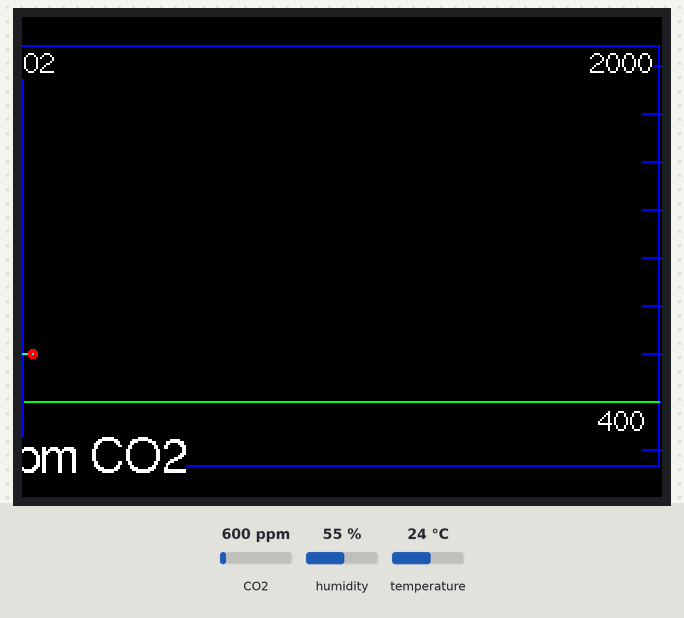
This sketch was run on a simulated ESP32. Shown: 320×240 colour display. The test bench sets the inputs (shaded band); at power-on: CO2 600 ppm, humidity 55 %, temperature 24 °C. What the sketch prints to the serial monitor is not drawn.

Above: at 1.6 s.
1.7 s: CO2 set to 452 ppm
4.7 s: CO2 set to 1050 ppm
At 5.03 s:
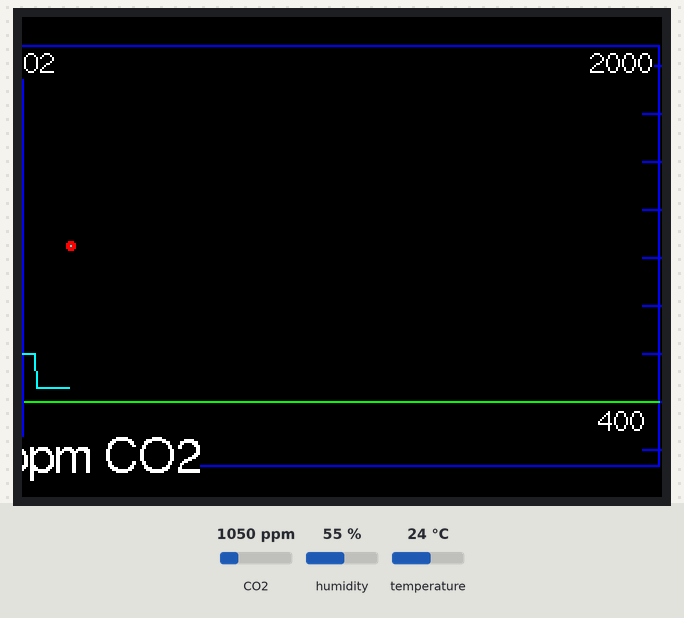
7.7 s: CO2 set to 452 ppm
At 8.01 s:
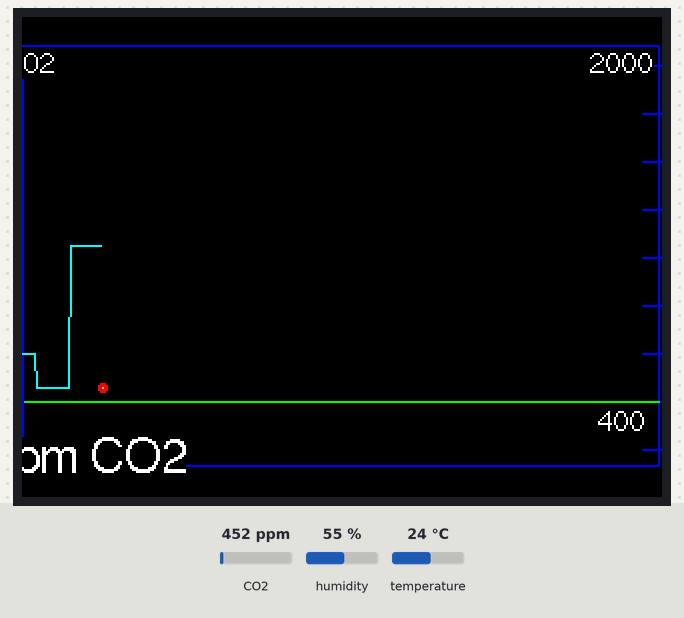

The sketch:

plot_co2.ino
```cpp
#include <M5Stack.h>
#include "Free_Fonts.h"
#include <Wire.h>

#include <Wire.h>

//Click here to get the library: http://librarymanager/All#SparkFun_SCD30
#include "SparkFun_SCD30_Arduino_Library.h"

SCD30 airSensor;


#define TFT_GREY 0x7BEF


#define X_LOCAL 40
#define Y_LOCAL 30

#define X_OFFSET 160
#define Y_OFFSET 23


# define PPM_MIN 300
# define PPM_MAX 2000

#define DATA_LEN 320
int Air_val[DATA_LEN] = {0};
int16_t p_val[16] = {0};
int16_t dcount = 0;

// pointer into circular buffer
int dptr = 0;


//uint16_t CheckSum;
//uint16_t CheckCode;

// Print the header for a display screen
void header(const char *string, uint16_t color)
{
  M5.Lcd.fillScreen(color);
  M5.Lcd.setTextSize(1);
  M5.Lcd.setTextColor(TFT_MAGENTA, TFT_BLUE);
  M5.Lcd.fillRect(0, 0, 320, 30, TFT_BLUE);
  M5.Lcd.setTextDatum(TC_DATUM);
  M5.Lcd.drawString(string, 160, 3, 4);
}
void setup() {

  M5.begin();


  M5.Lcd.fillScreen(TFT_BLACK);
  header("CO2 ppm", TFT_BLACK);

  Wire.begin();

  Serial.begin(9600);
  Serial.println("SCD30 Example");


  airSensor.begin();

  airSensor.setMeasurementInterval(2); //Change number of seconds between measurements: 2 to 1800 (30 minutes)

  //My desk is ~1600m above sealevel
  //airSensor.setAltitudeCompensation(1600); //Set altitude of the sensor in m

  //Pressure in Boulder, CO is 24.65inHg or 834.74mBar
  //airSensor.setAmbientPressure(835); //Current ambient pressure in mBar: 700 to 1200

  delay(100);


  // synthetic data to test plot
  /*
    for (int i = 0; i < DATA_LEN; i++) {
    Air_val[i] = (int)(PPM_MAX - PPM_MIN) * (0.5 * sin(((i * 1.13) * 3.14) / 180) + 0.5) + PPM_MIN;
    }
  */
}


#define FRONT 2


void loop() {


  if (airSensor.dataAvailable())
  {
    Serial.print("co2(ppm):");

    Air_val[dcount] = airSensor.getCO2();
    Serial.print(Air_val[dcount]);
    dcount++;
    plot_array();


    Serial.print(" temp(C):");
    Serial.print(airSensor.getTemperature(), 1);

    Serial.print(" humidity(%):");
    Serial.print(airSensor.getHumidity(), 1);

    Serial.println();
  }
  //else
  //  Serial.println("No data");


  /*
    if (Serial2.available()) {
      Air_val[i] = Serial2.read();
      Serial.write( Air_val[i]);
      i++;
    } else {
      i = 0;
    }
  */


  if (dcount == DATA_LEN) {
    //LCD_Display_Val();
    //TempHumRead();
    dcount = 0;
  }
  delay(100);
}


// Compute Y value for given PPM of CO2
int get_ppm_y( int ppm) {

  return (240 - (int) (240.*ppm) / (float)(PPM_MAX));
}
#define FSTR_LEN 16
void plot_array() {

  int buf[318];
  char fstr[FSTR_LEN];
  int x, x2;
  int y, y2;
  int r;

  // Clear the screen and draw the frame
  M5.Lcd.fillScreen(TFT_BLACK);

  /*
    M5.Lcd.fillRect(0, 0, 319, 14, TFT_RED);

    M5.Lcd.fillRect(0, 226, 319, 14, TFT_GREY);

    M5.Lcd.setTextColor(TFT_BLACK, TFT_RED);
    M5.Lcd.drawCentreString("* TFT_eSPI *", 160, 4, 1);
    M5.Lcd.setTextColor(TFT_YELLOW, TFT_GREY);
    M5.Lcd.drawCentreString("Adapted by Bodmer", 160, 228, 1);

  */

  // draw blue frame
  M5.Lcd.drawRect(0, 14, 319, 211, TFT_BLUE);

  // Draw center crosshairs
  //M5.Lcd.drawLine(159, 15, 159, 224, TFT_BLUE);
  //M5.Lcd.drawLine(1, 119, 318, 119, TFT_BLUE);

  // draw X tick marks
  //for (int i = 9; i < 310; i += 10)
  //  M5.Lcd.drawLine(i, 117, i, 121, TFT_BLUE);

  // draw Y tick marks
  for (int i = 200; i < PPM_MAX; i += 200) {

    y2 = get_ppm_y(i);
    M5.Lcd.drawLine(310, y2, 319, y2, TFT_BLUE);
  }
  // Draw data,
  M5.Lcd.setTextColor(TFT_WHITE, TFT_BLACK);


  M5.Lcd.setFreeFont(FF1);
  M5.Lcd.drawString("CO2", 5, 15, 2);

  M5.Lcd.drawString("400", 300, get_ppm_y(400) + 2, 2);
  M5.Lcd.drawString("2000", 300, 15, 2);


  // draw green line at 400 ppm
  M5.Lcd.drawLine(1, get_ppm_y(400), 318, get_ppm_y(400), TFT_GREEN);

  int oldx = 0;
  int oldy =  get_ppm_y(Air_val[0]);


  for (int i = 1; i < 320; i++)
  {
    int y  = 240 - (int) 240.*(Air_val[i]) / (float)(PPM_MAX);
    if (y < 0) {
      y = 0;
    }

    if (i == dcount - 1) {
      M5.Lcd.fillCircle(i, y, 2, TFT_RED);
      oldx = i;
      oldy = y;
    }


    if (i < dcount) {
      M5.Lcd.drawLine(i, y, oldx, oldy, (i >= dcount) ? (TFT_BLUE) : (TFT_CYAN));
    }

    oldx = i;
    oldy = y;
  }
  M5.Lcd.setFreeFont(FF18);
  sprintf(fstr, "%d ppm CO2", Air_val[dcount - 1]);
  M5.Lcd.drawString(fstr, 10, 210, GFXFF);

}
```

Free_Fonts.h
```cpp
// Attach this header file to your sketch to use the GFX Free Fonts. You can write
// sketches without it, but it makes referencing them easier.

// This calls up ALL the fonts but they only get loaded if you actually
// use them in your sketch.
//
// No changes are needed to this header file unless new fonts are added to the
// library "Fonts/GFXFF" folder.
//
// To save a lot of typing long names, each font can easily be referenced in the
// sketch in three ways, either with:
//
//    1. Font file name with the & in front such as &FreeSansBoldOblique24pt7b
//       an example being:
//
//       tft.setFreeFont(&FreeSansBoldOblique24pt7b);
//
//    2. FF# where # is a number determined by looking at the list below
//       an example being:
//
//       tft.setFreeFont(FF32);
//
//    3. An abbreviation of the file name. Look at the list below to see
//       the abbreviations used, for example:
//
//       tft.setFreeFont(FSSBO24)
//
//       Where the letters mean:
//       F = Free font
//       M = Mono
//      SS = Sans Serif (double S to distinguish is form serif fonts)
//       S = Serif
//       B = Bold
//       O = Oblique (letter O not zero)
//       I = Italic
//       # =  point size, either 9, 12, 18 or 24
//
//  Setting the font to NULL will select the GLCD font:
//
//      tft.setFreeFont(NULL); // Set font to GLCD

#define LOAD_GFXFF

#ifdef LOAD_GFXFF // Only include the fonts if LOAD_GFXFF is defined in User_Setup.h

// Use these when printing or drawing text in GLCD and high rendering speed fonts
#define GFXFF 1
#define GLCD  0
#define FONT2 2
#define FONT4 4
#define FONT6 6
#define FONT7 7
#define FONT8 8

// Use the following when calling setFont()
//
// Reserved for GLCD font  // FF0
//

#define TT1 &TomThumb

#define FM9 &FreeMono9pt7b
#define FM12 &FreeMono12pt7b
#define FM18 &FreeMono18pt7b
#define FM24 &FreeMono24pt7b

#define FMB9 &FreeMonoBold9pt7b
#define FMB12 &FreeMonoBold12pt7b
#define FMB18 &FreeMonoBold18pt7b
#define FMB24 &FreeMonoBold24pt7b

#define FMO9 &FreeMonoOblique9pt7b
#define FMO12 &FreeMonoOblique12pt7b
#define FMO18 &FreeMonoOblique18pt7b
#define FMO24 &FreeMonoOblique24pt7b

#define FMBO9 &FreeMonoBoldOblique9pt7b
#define FMBO12 &FreeMonoBoldOblique12pt7b
#define FMBO18 &FreeMonoBoldOblique18pt7b
#define FMBO24 &FreeMonoBoldOblique24pt7b

#define FSS9 &FreeSans9pt7b
#define FSS12 &FreeSans12pt7b
#define FSS18 &FreeSans18pt7b
#define FSS24 &FreeSans24pt7b

#define FSSB9 &FreeSansBold9pt7b
#define FSSB12 &FreeSansBold12pt7b
#define FSSB18 &FreeSansBold18pt7b
#define FSSB24 &FreeSansBold24pt7b

#define FSSO9 &FreeSansOblique9pt7b
#define FSSO12 &FreeSansOblique12pt7b
#define FSSO18 &FreeSansOblique18pt7b
#define FSSO24 &FreeSansOblique24pt7b

#define FSSBO9 &FreeSansBoldOblique9pt7b
#define FSSBO12 &FreeSansBoldOblique12pt7b
#define FSSBO18 &FreeSansBoldOblique18pt7b
#define FSSBO24 &FreeSansBoldOblique24pt7b

#define FS9 &FreeSerif9pt7b
#define FS12 &FreeSerif12pt7b
#define FS18 &FreeSerif18pt7b
#define FS24 &FreeSerif24pt7b

#define FSI9 &FreeSerifItalic9pt7b
#define FSI12 &FreeSerifItalic12pt7b
#define FSI19 &FreeSerifItalic18pt7b
#define FSI24 &FreeSerifItalic24pt7b

#define FSB9 &FreeSerifBold9pt7b
#define FSB12 &FreeSerifBold12pt7b
#define FSB18 &FreeSerifBold18pt7b
#define FSB24 &FreeSerifBold24pt7b

#define FSBI9 &FreeSerifBoldItalic9pt7b
#define FSBI12 &FreeSerifBoldItalic12pt7b
#define FSBI18 &FreeSerifBoldItalic18pt7b
#define FSBI24 &FreeSerifBoldItalic24pt7b

#define FF0 NULL //ff0 reserved for GLCD
#define FF1 &FreeMono9pt7b
#define FF2 &FreeMono12pt7b
#define FF3 &FreeMono18pt7b
#define FF4 &FreeMono24pt7b

#define FF5 &FreeMonoBold9pt7b
#define FF6 &FreeMonoBold12pt7b
#define FF7 &FreeMonoBold18pt7b
#define FF8 &FreeMonoBold24pt7b

#define FF9 &FreeMonoOblique9pt7b
#define FF10 &FreeMonoOblique12pt7b
#define FF11 &FreeMonoOblique18pt7b
#define FF12 &FreeMonoOblique24pt7b

#define FF13 &FreeMonoBoldOblique9pt7b
#define FF14 &FreeMonoBoldOblique12pt7b
#define FF15 &FreeMonoBoldOblique18pt7b
#define FF16 &FreeMonoBoldOblique24pt7b

#define FF17 &FreeSans9pt7b
#define FF18 &FreeSans12pt7b
#define FF19 &FreeSans18pt7b
#define FF20 &FreeSans24pt7b

#define FF21 &FreeSansBold9pt7b
#define FF22 &FreeSansBold12pt7b
#define FF23 &FreeSansBold18pt7b
#define FF24 &FreeSansBold24pt7b

#define FF25 &FreeSansOblique9pt7b
#define FF26 &FreeSansOblique12pt7b
#define FF27 &FreeSansOblique18pt7b
#define FF28 &FreeSansOblique24pt7b

#define FF29 &FreeSansBoldOblique9pt7b
#define FF30 &FreeSansBoldOblique12pt7b
#define FF31 &FreeSansBoldOblique18pt7b
#define FF32 &FreeSansBoldOblique24pt7b

#define FF33 &FreeSerif9pt7b
#define FF34 &FreeSerif12pt7b
#define FF35 &FreeSerif18pt7b
#define FF36 &FreeSerif24pt7b

#define FF37 &FreeSerifItalic9pt7b
#define FF38 &FreeSerifItalic12pt7b
#define FF39 &FreeSerifItalic18pt7b
#define FF40 &FreeSerifItalic24pt7b

#define FF41 &FreeSerifBold9pt7b
#define FF42 &FreeSerifBold12pt7b
#define FF43 &FreeSerifBold18pt7b
#define FF44 &FreeSerifBold24pt7b

#define FF45 &FreeSerifBoldItalic9pt7b
#define FF46 &FreeSerifBoldItalic12pt7b
#define FF47 &FreeSerifBoldItalic18pt7b
#define FF48 &FreeSerifBoldItalic24pt7b

// >>>>>>>>>>>>>>>>>>>>>>>>>>>>>>>>>>>>>>>>>>>>>>>>>>>>>>>>>>>>>>>>>>>>>>>>>>>>>>>>>
// Now we define "s"tring versions for easy printing of the font name so:
//   tft.println(sFF5);
// will print
//   Mono bold 9
// >>>>>>>>>>>>>>>>>>>>>>>>>>>>>>>>>>>>>>>>>>>>>>>>>>>>>>>>>>>>>>>>>>>>>>>>>>>>>>>>>

#define sFF0 "GLCD"
#define sTT1 "Tom Thumb"
#define sFF1 "Mono 9"
#define sFF2 "Mono 12"
#define sFF3 "Mono 18"
#define sFF4 "Mono 24"

#define sFF5 "Mono bold 9"
#define sFF6 "Mono bold 12"
#define sFF7 "Mono bold 18"
#define sFF8 "Mono bold 24"

#define sFF9 "Mono oblique 9"
#define sFF10 "Mono oblique 12"
#define sFF11 "Mono oblique 18"
#define sFF12 "Mono oblique 24"

#define sFF13 "Mono bold oblique 9"
#define sFF14 "Mono bold oblique 12"
#define sFF15 "Mono bold oblique 18"
#define sFF16 "Mono bold oblique 24" // Full text line is too big for 480 pixel wide screen

#define sFF17 "Sans 9"
#define sFF18 "Sans 12"
#define sFF19 "Sans 18"
#define sFF20 "Sans 24"

#define sFF21 "Sans bold 9"
#define sFF22 "Sans bold 12"
#define sFF23 "Sans bold 18"
#define sFF24 "Sans bold 24"

#define sFF25 "Sans oblique 9"
#define sFF26 "Sans oblique 12"
#define sFF27 "Sans oblique 18"
#define sFF28 "Sans oblique 24"

#define sFF29 "Sans bold oblique 9"
#define sFF30 "Sans bold oblique 12"
#define sFF31 "Sans bold oblique 18"
#define sFF32 "Sans bold oblique 24"

#define sFF33 "Serif 9"
#define sFF34 "Serif 12"
#define sFF35 "Serif 18"
#define sFF36 "Serif 24"

#define sFF37 "Serif italic 9"
#define sFF38 "Serif italic 12"
#define sFF39 "Serif italic 18"
#define sFF40 "Serif italic 24"

#define sFF41 "Serif bold 9"
#define sFF42 "Serif bold 12"
#define sFF43 "Serif bold 18"
#define sFF44 "Serif bold 24"

#define sFF45 "Serif bold italic 9"
#define sFF46 "Serif bold italic 12"
#define sFF47 "Serif bold italic 18"
#define sFF48 "Serif bold italic 24"

#else // LOAD_GFXFF not defined so setup defaults to prevent error messages

// >>>>>>>>>>>>>>>>>>>>>>>>>>>>>>>>>>>>>>>>>>>>>>>>>>>>>>>>>>>>>>>>>>>>>>>>>>>>>>>>>
// Free fonts are not loaded in User_Setup.h so we must define all as font 1
// to prevent compile error messages
// >>>>>>>>>>>>>>>>>>>>>>>>>>>>>>>>>>>>>>>>>>>>>>>>>>>>>>>>>>>>>>>>>>>>>>>>>>>>>>>>>

#define GFXFF 1
#define GLCD  1
#define FONT2 2
#define FONT4 4
#define FONT6 6
#define FONT7 7
#define FONT8 8

#define FF0 1
#define FF1 1
#define FF2 1
#define FF3 1
#define FF4 1
#define FF5 1
#define FF6 1
#define FF7 1
#define FF8 1
#define FF9 1
#define FF10 1
#define FF11 1
#define FF12 1
#define FF13 1
#define FF14 1
#define FF15 1
#define FF16 1
#define FF17 1
#define FF18 1
#define FF19 1
#define FF20 1
#define FF21 1
#define FF22 1
#define FF23 1
#define FF24 1
#define FF25 1
#define FF26 1
#define FF27 1
#define FF28 1
#define FF29 1
#define FF30 1
#define FF31 1
#define FF32 1
#define FF33 1
#define FF34 1
#define FF35 1
#define FF36 1
#define FF37 1
#define FF38 1
#define FF39 1
#define FF40 1
#define FF41 1
#define FF42 1
#define FF43 1
#define FF44 1
#define FF45 1
#define FF46 1
#define FF47 1
#define FF48 1

#define FM9  1
#define FM12 1
#define FM18 1
#define FM24 1

#define FMB9  1
#define FMB12 1
#define FMB18 1
#define FMB24 1

#define FMO9  1
#define FMO12 1
#define FMO18 1
#define FMO24 1

#define FMBO9  1
#define FMBO12 1
#define FMBO18 1
#define FMBO24 1

#define FSS9  1
#define FSS12 1
#define FSS18 1
#define FSS24 1

#define FSSB9  1
#define FSSB12 1
#define FSSB18 1
#define FSSB24 1

#define FSSO9  1
#define FSSO12 1
#define FSSO18 1
#define FSSO24 1

#define FSSBO9  1
#define FSSBO12 1
#define FSSBO18 1
#define FSSBO24 1

#define FS9  1
#define FS12 1
#define FS18 1
#define FS24 1

#define FSI9  1
#define FSI12 1
#define FSI19 1
#define FSI24 1

#define FSB9  1
#define FSB12 1
#define FSB18 1
#define FSB24 1

#define FSBI9  1
#define FSBI12 1
#define FSBI18 1
#define FSBI24 1

#endif // LOAD_GFXFF
```
